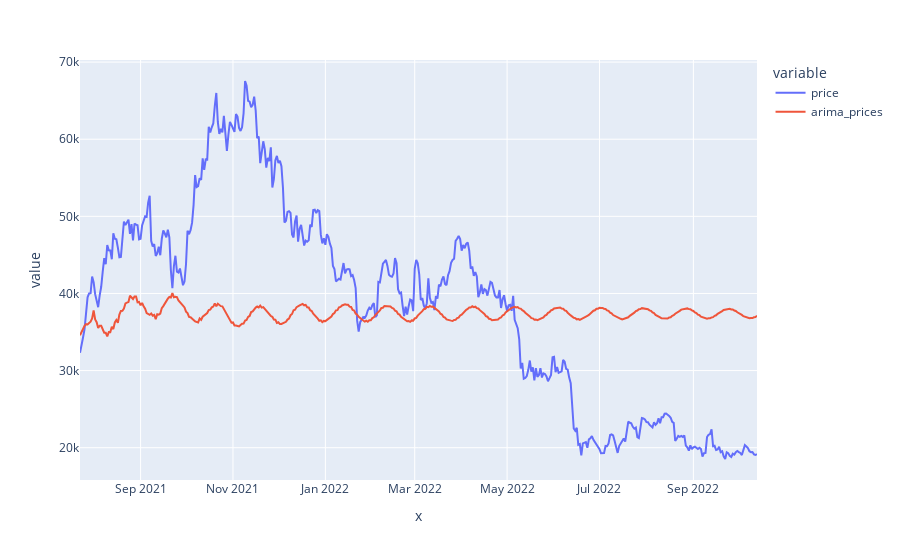

Notebook cell for this chart:
### Code cell
px.line(df_test,x=df_test.index.to_timestamp(),y=["price","arima_prices"])

### Figure 1 — Plotly figure (JSON) as saved in the notebook; plotly's stock layout.template omitted (floating-point values rounded to 4 significant figures; data arrays with more than 128 entries replaced by an {"elided": "..."} marker saying what was removed)
{"data": [{"hovertemplate": "variable=price<br>x=%{x}<br>value=%{y}<extra></extra>", "legendgroup": "price", "line": {"color": "#636efa", "dash": "solid"}, "marker": {"symbol": "circle"}, "mode": "lines", "name": "price", "orientation": "v", "showlegend": true, "type": "scatter", "x": {"elided": "447 str values"}, "xaxis": "x", "y": {"elided": "447 float values"}, "yaxis": "y"}, {"hovertemplate": "variable=arima_prices<br>x=%{x}<br>value=%{y}<extra></extra>", "legendgroup": "arima_prices", "line": {"color": "#EF553B", "dash": "solid"}, "marker": {"symbol": "circle"}, "mode": "lines", "name": "arima_prices", "orientation": "v", "showlegend": true, "type": "scatter", "x": {"elided": "447 str values"}, "xaxis": "x", "y": {"elided": "447 float values"}, "yaxis": "y"}], "layout": {"legend": {"title": {"text": "variable"}, "tracegroupgap": 0}, "margin": {"t": 60}, "xaxis": {"anchor": "y", "domain": [0, 1], "title": {"text": "x"}}, "yaxis": {"anchor": "x", "domain": [0, 1], "title": {"text": "value"}}}}
